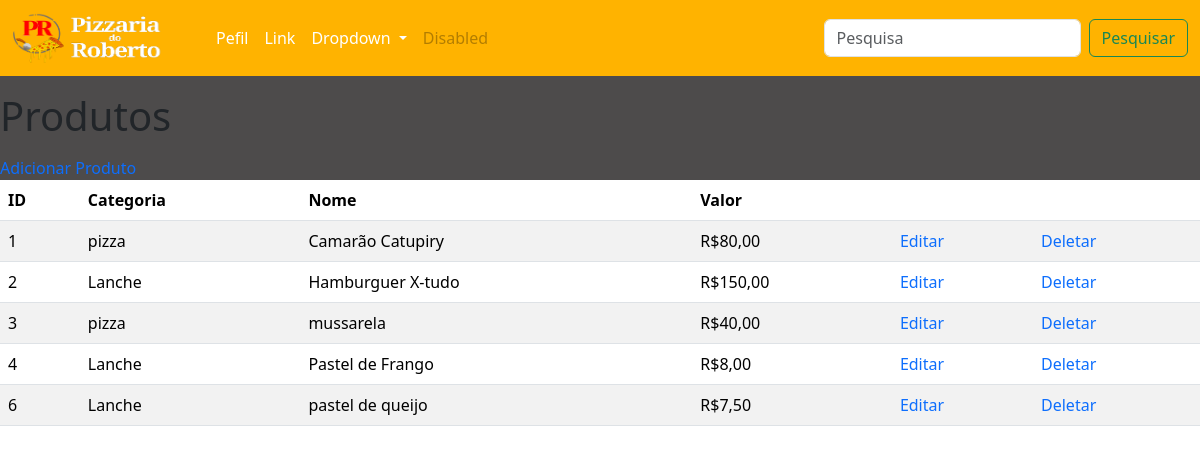
/produtos/, run on an earlier commit of the app's database.
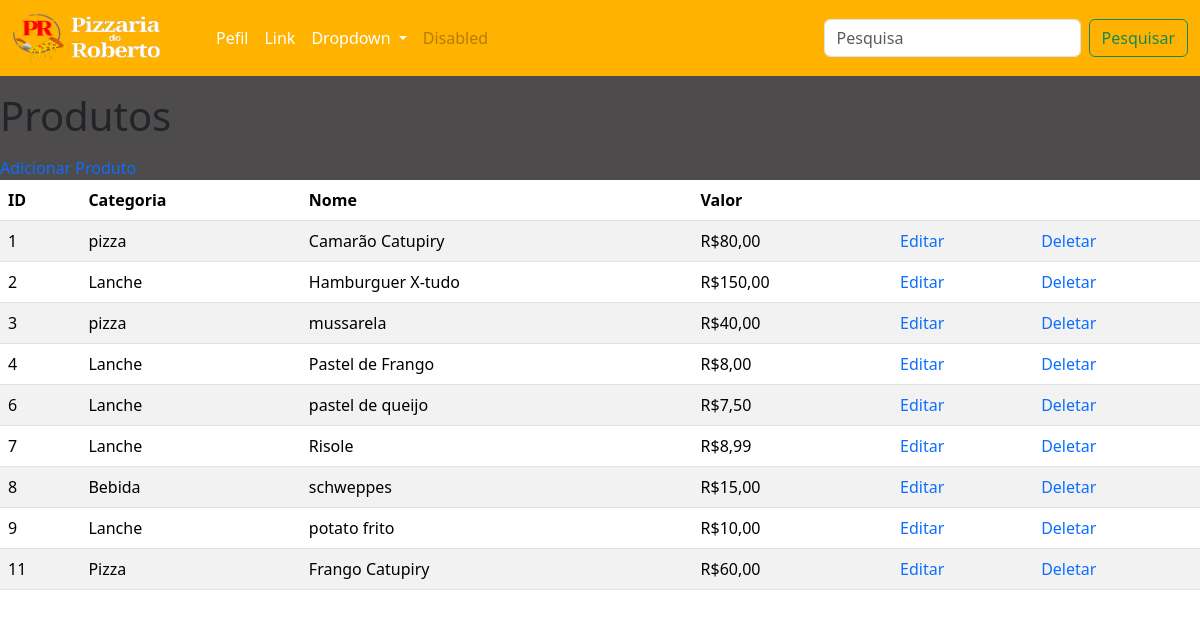
And on a later commit of the database.
### core/models.py (models this page shows, shortened)
class Produto(models.Model):
    nome = models.CharField(max_length=100)
    descricao = models.TextField()
    categoria = models.CharField(max_length=50)
    valor = models.DecimalField(max_digits=10, decimal_places=2)

### core/views.py (the view)
# urls.py: path('produtos/', produtos, name='produtos'),
def produtos(request):
    lista_produto = Produto.objects.all()
    contexto = {
        'lista_produto': lista_produto
    }
    return render(request, 'produtos.html', contexto)

### core/templates/produtos.html (shortened to what this page needs)
{% extends 'bases/base.html' %}
{% block content %}
<p>
<h1>Produtos</h1>
</p>
<p>
    <div>
        <a href="{% url 'cadastro' %}">Adicionar Produto</a>
    </div>
    <table class="table table-striped">
        <thead>
            <tr>
                <th>ID</th>
                <th>Categoria</th>
                <th>Nome</th>
                <th>Valor</th>
                <th></th>
                <th></th>
            </tr>
        </thead>
        <tbody>
            {% for produto in lista_produto %}
            <tr>
                <td>{{ produto.id }}</td>
                <td>{{ produto.categoria }}</td>
                <td>{{ produto.nome }}</td>
                <td>R${{ produto.valor }}</td>
                <td><a href="{% url 'edit_produto' produto.id %}">Editar</a></td>
                <td><a href="{% url 'del_produto' produto.id %}">Deletar</a></td>
            </tr>
            {% endfor %}
        </tbody>
    </table>
</p>
{% endblock %}

### core/templates/bases/base.html (shortened to what this page needs)
{% load static %}
<!DOCTYPE html>
<html lang="en">
<head>
    <link rel="stylesheet" href="{% static 'style.css' %}">
    <link href="https://cdn.jsdelivr.net/npm/bootstrap@5.3.8/dist/css/bootstrap.min.css" rel="stylesheet">
</head>
<body>
    <div class="fundo">
    {% include 'bases/navbar.html' %}
    {% block content %}{% endblock %}
</body>
</html>

### core/templates/bases/navbar.html (shortened to what this page needs)
{% load static %}
<head>
    <link rel="stylesheet" href="#">
    <link href="https://cdn.jsdelivr.net/npm/bootstrap@5.3.8/dist/css/bootstrap.min.css" rel="stylesheet">
</head>
<body>
    <nav style="min-height: 70px; background-color: rgb(255, 179, 0) !important; color: white !important;" class="navbar navbar-expand-lg bg-body-tertiary">
  <div class="container-fluid" >
    <a href="{% url 'index' %}"><img class="navbar-brand" src="{% static 'img/logodeitada.png' %}" style="width: 180px; height: 60px;"></a>
    <div class="collapse navbar-collapse" id="navbarSupportedContent" style="color: white;">
      <ul class="navbar-nav me-auto mb-2 mb-lg-0">
        <li class="nav-item">
          <a class="nav-link active" aria-current="page" href="{% url 'perfil' %}" style="color: white;">Pefil</a>
        </li>
        <li class="nav-item">
          <a class="nav-link" href="#" style="color: white;">Link</a>
        </li>
        <li class="nav-item dropdown">
          <a class="nav-link dropdown-toggle" href="#" role="button" data-bs-toggle="dropdown" aria-expanded="false" style="color: white;">
            Dropdown
          </a>
        </li>
        <li class="nav-item">
          <a class="nav-link disabled" aria-disabled="true">Disabled</a>
        </li>
      </ul>
      <form class="d-flex" role="search" style="position: absolute; top: 50%; right: 1%; transform: translateY(-50%);">
        <input class="form-control me-2" type="search" placeholder="Pesquisa" aria-label="Pesquisa"/>
        <button class="btn btn-outline-success" type="submit">Pesquisar</button>
      </form>
    </div>
  </div>
</nav>
</body>
</html>

### core/static/style.css (style rules this page uses)
body { background-color: black; color: white; }
a { color: white; text-decoration: none !important; }
.fundo { background-color: rgb(77, 75, 75) !important; }

What changed in the data, as far as the page shows it:
added Produto: id "7", categoria "Lanche", nome "Risole", valor "8,99"
added Produto: id "8", categoria "Bebida", nome "schweppes", valor "15,00"
added Produto: id "9", categoria "Lanche", nome "potato frito", valor "10,00"
added Produto: id "11", categoria "Pizza", nome "Frango Catupiry", valor "60,00"
